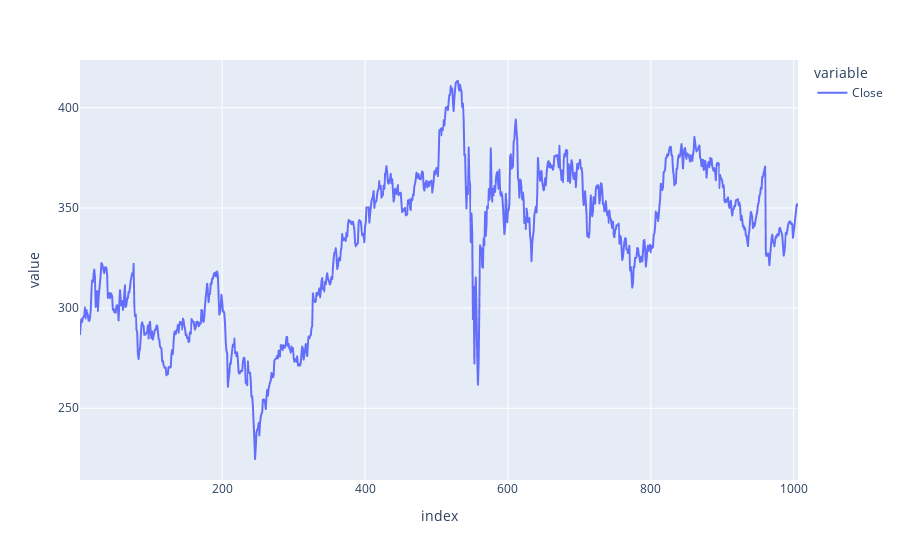

Notebook code cell kept with this figure:
### Markdown cell above
# First layer data output

### Code cell
import plotly.graph_objects as go
import plotly.express as px
# data['Close'].plot(figsize=(10, 6))

fig = px.line(data['Close'])
fig.show()
result

### Figure 1 — Plotly figure (JSON) as saved in the notebook; plotly's stock layout.template omitted (floating-point values rounded to 4 significant figures; data arrays with more than 128 entries replaced by an {"elided": "..."} marker saying what was removed)
{"data": [{"hovertemplate": "variable=Close<br>index=%{x}<br>value=%{y}<extra></extra>", "legendgroup": "Close", "line": {"color": "#636efa", "dash": "solid"}, "mode": "lines", "name": "Close", "showlegend": true, "type": "scattergl", "x": {"elided": "1006 int values"}, "xaxis": "x", "y": {"elided": "1006 float values"}, "yaxis": "y"}], "layout": {"legend": {"title": {"text": "variable"}, "tracegroupgap": 0}, "margin": {"t": 60}, "xaxis": {"anchor": "y", "domain": [0, 1], "title": {"text": "index"}}, "yaxis": {"anchor": "x", "domain": [0, 1], "title": {"text": "value"}}}}
